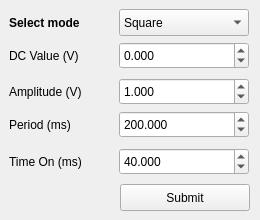
<?xml version="1.0" encoding="UTF-8"?>
<ui version="4.0">
 <class>mainWindow</class>
 <widget class="QMainWindow" name="mainWindow">
  <property name="geometry">
   <rect>
    <x>0</x>
    <y>0</y>
    <width>260</width>
    <height>220</height>
   </rect>
  </property>
  <property name="minimumSize">
   <size>
    <width>260</width>
    <height>220</height>
   </size>
  </property>
  <property name="maximumSize">
   <size>
    <width>260</width>
    <height>225</height>
   </size>
  </property>
  <property name="windowTitle">
   <string>Wave Configuration</string>
  </property>
  <widget class="QWidget" name="centralwidget">
   <layout class="QVBoxLayout" name="verticalLayout">
    <item>
     <layout class="QFormLayout" name="formLayout_6">
      <property name="horizontalSpacing">
       <number>10</number>
      </property>
      <item row="0" column="0">
       <widget class="QLabel" name="label">
        <property name="minimumSize">
         <size>
          <width>100</width>
          <height>27</height>
         </size>
        </property>
        <property name="maximumSize">
         <size>
          <width>100</width>
          <height>27</height>
         </size>
        </property>
        <property name="font">
         <font>
          <weight>75</weight>
          <bold>true</bold>
         </font>
        </property>
        <property name="text">
         <string>Select mode</string>
        </property>
       </widget>
      </item>
      <item row="0" column="1">
       <widget class="QComboBox" name="cBmode">
        <property name="sizePolicy">
         <sizepolicy hsizetype="Fixed" vsizetype="Fixed">
          <horstretch>0</horstretch>
          <verstretch>0</verstretch>
         </sizepolicy>
        </property>
        <property name="minimumSize">
         <size>
          <width>130</width>
          <height>27</height>
         </size>
        </property>
        <property name="maximumSize">
         <size>
          <width>120</width>
          <height>27</height>
         </size>
        </property>
        <item>
         <property name="text">
          <string>Square</string>
         </property>
        </item>
        <item>
         <property name="text">
          <string>Triangle</string>
         </property>
        </item>
        <item>
         <property name="text">
          <string>Sine</string>
         </property>
        </item>
        <item>
         <property name="text">
          <string>Sawtooth</string>
         </property>
        </item>
        <item>
         <property name="text">
          <string>Fixed potential</string>
         </property>
        </item>
        <item>
         <property name="text">
          <string>Import CSV</string>
         </property>
        </item>
       </widget>
      </item>
     </layout>
    </item>
    <item>
     <widget class="QStackedWidget" name="sWDC">
      <property name="sizePolicy">
       <sizepolicy hsizetype="Expanding" vsizetype="Expanding">
        <horstretch>0</horstretch>
        <verstretch>0</verstretch>
       </sizepolicy>
      </property>
      <property name="minimumSize">
       <size>
        <width>0</width>
        <height>30</height>
       </size>
      </property>
      <property name="currentIndex">
       <number>0</number>
      </property>
      <widget class="QWidget" name="page">
       <widget class="QWidget" name="layoutWidget">
        <property name="geometry">
         <rect>
          <x>0</x>
          <y>0</y>
          <width>242</width>
          <height>29</height>
         </rect>
        </property>
        <layout class="QFormLayout" name="formLayout_4">
         <property name="horizontalSpacing">
          <number>10</number>
         </property>
         <item row="0" column="0">
          <widget class="QLabel" name="label_3">
           <property name="sizePolicy">
            <sizepolicy hsizetype="Fixed" vsizetype="Fixed">
             <horstretch>0</horstretch>
             <verstretch>0</verstretch>
            </sizepolicy>
           </property>
           <property name="minimumSize">
            <size>
             <width>100</width>
             <height>27</height>
            </size>
           </property>
           <property name="lineWidth">
            <number>0</number>
           </property>
           <property name="text">
            <string>DC Value (V)</string>
           </property>
          </widget>
         </item>
         <item row="0" column="1">
          <widget class="QDoubleSpinBox" name="sBoffset">
           <property name="sizePolicy">
            <sizepolicy hsizetype="Fixed" vsizetype="Fixed">
             <horstretch>0</horstretch>
             <verstretch>0</verstretch>
            </sizepolicy>
           </property>
           <property name="minimumSize">
            <size>
             <width>130</width>
             <height>27</height>
            </size>
           </property>
           <property name="decimals">
            <number>3</number>
           </property>
           <property name="minimum">
            <double>-4.000000000000000</double>
           </property>
           <property name="maximum">
            <double>4.000000000000000</double>
           </property>
           <property name="singleStep">
            <double>0.100000000000000</double>
           </property>
           <property name="value">
            <double>0.000000000000000</double>
           </property>
          </widget>
         </item>
        </layout>
       </widget>
      </widget>
      <widget class="QWidget" name="page2">
       <widget class="QWidget" name="layoutWidget">
        <property name="geometry">
         <rect>
          <x>0</x>
          <y>0</y>
          <width>242</width>
          <height>29</height>
         </rect>
        </property>
        <layout class="QFormLayout" name="formLayout_8">
         <property name="horizontalSpacing">
          <number>10</number>
         </property>
         <item row="0" column="0">
          <widget class="QLabel" name="label_5">
           <property name="sizePolicy">
            <sizepolicy hsizetype="Fixed" vsizetype="Fixed">
             <horstretch>0</horstretch>
             <verstretch>0</verstretch>
            </sizepolicy>
           </property>
           <property name="minimumSize">
            <size>
             <width>100</width>
             <height>27</height>
            </size>
           </property>
           <property name="maximumSize">
            <size>
             <width>100</width>
             <height>27</height>
            </size>
           </property>
           <property name="text">
            <string>Select File</string>
           </property>
          </widget>
         </item>
         <item row="0" column="1">
          <widget class="QPushButton" name="Bchoose">
           <property name="sizePolicy">
            <sizepolicy hsizetype="Fixed" vsizetype="Fixed">
             <horstretch>0</horstretch>
             <verstretch>0</verstretch>
            </sizepolicy>
           </property>
           <property name="minimumSize">
            <size>
             <width>130</width>
             <height>27</height>
            </size>
           </property>
           <property name="maximumSize">
            <size>
             <width>120</width>
             <height>27</height>
            </size>
           </property>
           <property name="text">
            <string>Choose</string>
           </property>
          </widget>
         </item>
        </layout>
       </widget>
      </widget>
     </widget>
    </item>
    <item>
     <widget class="QStackedWidget" name="sW2">
      <property name="sizePolicy">
       <sizepolicy hsizetype="Expanding" vsizetype="MinimumExpanding">
        <horstretch>0</horstretch>
        <verstretch>0</verstretch>
       </sizepolicy>
      </property>
      <property name="minimumSize">
       <size>
        <width>0</width>
        <height>65</height>
       </size>
      </property>
      <property name="currentIndex">
       <number>2</number>
      </property>
      <widget class="QWidget" name="page_3"/>
      <widget class="QWidget" name="page_11">
       <widget class="QLabel" name="lb_namefile">
        <property name="geometry">
         <rect>
          <x>0</x>
          <y>10</y>
          <width>231</width>
          <height>17</height>
         </rect>
        </property>
        <property name="font">
         <font>
          <weight>75</weight>
          <bold>true</bold>
         </font>
        </property>
        <property name="layoutDirection">
         <enum>Qt::LeftToRight</enum>
        </property>
        <property name="text">
         <string>no file selected</string>
        </property>
        <property name="alignment">
         <set>Qt::AlignRight|Qt::AlignTrailing|Qt::AlignVCenter</set>
        </property>
       </widget>
      </widget>
      <widget class="QWidget" name="page_4">
       <widget class="QWidget" name="layoutWidget">
        <property name="geometry">
         <rect>
          <x>0</x>
          <y>0</y>
          <width>242</width>
          <height>62</height>
         </rect>
        </property>
        <layout class="QFormLayout" name="formLayout">
         <property name="fieldGrowthPolicy">
          <enum>QFormLayout::AllNonFixedFieldsGrow</enum>
         </property>
         <property name="labelAlignment">
          <set>Qt::AlignCenter</set>
         </property>
         <property name="horizontalSpacing">
          <number>10</number>
         </property>
         <item row="0" column="0">
          <widget class="QLabel" name="label_4">
           <property name="sizePolicy">
            <sizepolicy hsizetype="Fixed" vsizetype="Fixed">
             <horstretch>0</horstretch>
             <verstretch>0</verstretch>
            </sizepolicy>
           </property>
           <property name="minimumSize">
            <size>
             <width>100</width>
             <height>27</height>
            </size>
           </property>
           <property name="text">
            <string>Amplitude (V)</string>
           </property>
          </widget>
         </item>
         <item row="0" column="1">
          <widget class="QDoubleSpinBox" name="sBamplitude">
           <property name="sizePolicy">
            <sizepolicy hsizetype="Fixed" vsizetype="Fixed">
             <horstretch>0</horstretch>
             <verstretch>0</verstretch>
            </sizepolicy>
           </property>
           <property name="minimumSize">
            <size>
             <width>130</width>
             <height>27</height>
            </size>
           </property>
           <property name="decimals">
            <number>3</number>
           </property>
           <property name="maximum">
            <double>8.000000000000000</double>
           </property>
           <property name="singleStep">
            <double>0.100000000000000</double>
           </property>
           <property name="value">
            <double>1.000000000000000</double>
           </property>
          </widget>
         </item>
         <item row="1" column="0">
          <widget class="QLabel" name="label_2">
           <property name="sizePolicy">
            <sizepolicy hsizetype="Fixed" vsizetype="Fixed">
             <horstretch>0</horstretch>
             <verstretch>0</verstretch>
            </sizepolicy>
           </property>
           <property name="minimumSize">
            <size>
             <width>100</width>
             <height>27</height>
            </size>
           </property>
           <property name="text">
            <string>Period (ms)</string>
           </property>
          </widget>
         </item>
         <item row="1" column="1">
          <widget class="QDoubleSpinBox" name="sBperiodms">
           <property name="sizePolicy">
            <sizepolicy hsizetype="Fixed" vsizetype="Fixed">
             <horstretch>0</horstretch>
             <verstretch>0</verstretch>
            </sizepolicy>
           </property>
           <property name="minimumSize">
            <size>
             <width>130</width>
             <height>27</height>
            </size>
           </property>
           <property name="decimals">
            <number>3</number>
           </property>
           <property name="minimum">
            <double>1.000000000000000</double>
           </property>
           <property name="maximum">
            <double>65536.000000000000000</double>
           </property>
           <property name="singleStep">
            <double>0.100000000000000</double>
           </property>
           <property name="value">
            <double>200.000000000000000</double>
           </property>
          </widget>
         </item>
        </layout>
       </widget>
      </widget>
     </widget>
    </item>
    <item>
     <widget class="QStackedWidget" name="sWtime">
      <property name="sizePolicy">
       <sizepolicy hsizetype="Expanding" vsizetype="Expanding">
        <horstretch>0</horstretch>
        <verstretch>0</verstretch>
       </sizepolicy>
      </property>
      <property name="minimumSize">
       <size>
        <width>0</width>
        <height>30</height>
       </size>
      </property>
      <property name="currentIndex">
       <number>0</number>
      </property>
      <widget class="QWidget" name="page_5">
       <widget class="QWidget" name="layoutWidget">
        <property name="geometry">
         <rect>
          <x>0</x>
          <y>0</y>
          <width>242</width>
          <height>29</height>
         </rect>
        </property>
        <layout class="QFormLayout" name="formLayout_3">
         <property name="horizontalSpacing">
          <number>10</number>
         </property>
         <item row="0" column="0">
          <widget class="QLabel" name="label_6">
           <property name="sizePolicy">
            <sizepolicy hsizetype="Fixed" vsizetype="Fixed">
             <horstretch>0</horstretch>
             <verstretch>0</verstretch>
            </sizepolicy>
           </property>
           <property name="minimumSize">
            <size>
             <width>100</width>
             <height>27</height>
            </size>
           </property>
           <property name="lineWidth">
            <number>0</number>
           </property>
           <property name="text">
            <string>Time On (ms)</string>
           </property>
          </widget>
         </item>
         <item row="0" column="1">
          <widget class="QDoubleSpinBox" name="sBtimeon">
           <property name="sizePolicy">
            <sizepolicy hsizetype="Fixed" vsizetype="Fixed">
             <horstretch>0</horstretch>
             <verstretch>0</verstretch>
            </sizepolicy>
           </property>
           <property name="minimumSize">
            <size>
             <width>130</width>
             <height>27</height>
            </size>
           </property>
           <property name="decimals">
            <number>3</number>
           </property>
           <property name="minimum">
            <double>0.000000000000000</double>
           </property>
           <property name="maximum">
            <double>65536.000000000000000</double>
           </property>
           <property name="singleStep">
            <double>1.000000000000000</double>
           </property>
           <property name="value">
            <double>40.000000000000000</double>
           </property>
          </widget>
         </item>
        </layout>
       </widget>
      </widget>
      <widget class="QWidget" name="page_6">
       <widget class="QWidget" name="layoutWidget">
        <property name="geometry">
         <rect>
          <x>0</x>
          <y>0</y>
          <width>242</width>
          <height>29</height>
         </rect>
        </property>
        <layout class="QFormLayout" name="formLayout_7">
         <property name="horizontalSpacing">
          <number>10</number>
         </property>
         <item row="0" column="0">
          <widget class="QLabel" name="label_7">
           <property name="sizePolicy">
            <sizepolicy hsizetype="Fixed" vsizetype="Fixed">
             <horstretch>0</horstretch>
             <verstretch>0</verstretch>
            </sizepolicy>
           </property>
           <property name="minimumSize">
            <size>
             <width>100</width>
             <height>27</height>
            </size>
           </property>
           <property name="text">
            <string>Rise Time (ms)</string>
           </property>
          </widget>
         </item>
         <item row="0" column="1">
          <widget class="QDoubleSpinBox" name="sBriseTime">
           <property name="sizePolicy">
            <sizepolicy hsizetype="Fixed" vsizetype="Fixed">
             <horstretch>0</horstretch>
             <verstretch>0</verstretch>
            </sizepolicy>
           </property>
           <property name="minimumSize">
            <size>
             <width>130</width>
             <height>27</height>
            </size>
           </property>
           <property name="decimals">
            <number>3</number>
           </property>
           <property name="maximum">
            <double>65536.000000000000000</double>
           </property>
           <property name="value">
            <double>40.000000000000000</double>
           </property>
          </widget>
         </item>
        </layout>
       </widget>
      </widget>
      <widget class="QWidget" name="page_7"/>
      <widget class="QWidget" name="page_8"/>
      <widget class="QWidget" name="page_9"/>
      <widget class="QWidget" name="page_10"/>
     </widget>
    </item>
    <item>
     <layout class="QFormLayout" name="formLayout_5">
      <item row="0" column="0">
       <spacer name="horizontalSpacer">
        <property name="orientation">
         <enum>Qt::Horizontal</enum>
        </property>
        <property name="sizeHint" stdset="0">
         <size>
          <width>105</width>
          <height>20</height>
         </size>
        </property>
       </spacer>
      </item>
      <item row="0" column="1">
       <widget class="QPushButton" name="Bsubmit">
        <property name="sizePolicy">
         <sizepolicy hsizetype="Fixed" vsizetype="Fixed">
          <horstretch>0</horstretch>
          <verstretch>0</verstretch>
         </sizepolicy>
        </property>
        <property name="minimumSize">
         <size>
          <width>130</width>
          <height>27</height>
         </size>
        </property>
        <property name="layoutDirection">
         <enum>Qt::LeftToRight</enum>
        </property>
        <property name="text">
         <string>Submit</string>
        </property>
       </widget>
      </item>
     </layout>
    </item>
   </layout>
  </widget>
 </widget>
 <resources/>
 <connections>
  <connection>
   <sender>cBmode</sender>
   <signal>currentIndexChanged(int)</signal>
   <receiver>sWtime</receiver>
   <slot>setCurrentIndex(int)</slot>
   <hints>
    <hint type="sourcelabel">
     <x>199</x>
     <y>27</y>
    </hint>
    <hint type="destinationlabel">
     <x>241</x>
     <y>154</y>
    </hint>
   </hints>
  </connection>
 </connections>
</ui>
